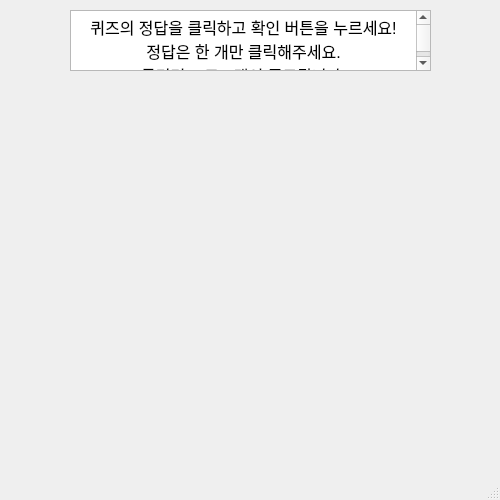
<?xml version="1.0" encoding="UTF-8"?>
<ui version="4.0">
 <class>MainWindow</class>
 <widget class="QMainWindow" name="MainWindow">
  <property name="windowModality">
   <enum>Qt::ApplicationModal</enum>
  </property>
  <property name="geometry">
   <rect>
    <x>0</x>
    <y>0</y>
    <width>500</width>
    <height>500</height>
   </rect>
  </property>
  <property name="windowTitle">
   <string>MainWindow</string>
  </property>
  <widget class="QWidget" name="centralwidget">
   <widget class="QTextBrowser" name="textBrowser">
    <property name="geometry">
     <rect>
      <x>70</x>
      <y>10</y>
      <width>361</width>
      <height>61</height>
     </rect>
    </property>
    <property name="html">
     <string>&lt;!DOCTYPE HTML PUBLIC &quot;-//W3C//DTD HTML 4.0//EN&quot; &quot;http://www.w3.org/TR/REC-html40/strict.dtd&quot;&gt;
&lt;html&gt;&lt;head&gt;&lt;meta name=&quot;qrichtext&quot; content=&quot;1&quot; /&gt;&lt;style type=&quot;text/css&quot;&gt;
p, li { white-space: pre-wrap; }
&lt;/style&gt;&lt;/head&gt;&lt;body style=&quot; font-family:'Gulim'; font-size:9pt; font-weight:400; font-style:normal;&quot;&gt;
&lt;p align=&quot;center&quot; style=&quot; margin-top:0px; margin-bottom:0px; margin-left:0px; margin-right:0px; -qt-block-indent:0; text-indent:0px;&quot;&gt;&lt;span style=&quot; font-size:12pt;&quot;&gt;퀴즈의 정답을 클릭하고 확인 버튼을 누르세요!&lt;/span&gt;&lt;/p&gt;
&lt;p align=&quot;center&quot; style=&quot; margin-top:0px; margin-bottom:0px; margin-left:0px; margin-right:0px; -qt-block-indent:0; text-indent:0px;&quot;&gt;&lt;span style=&quot; font-size:12pt;&quot;&gt;정답은 한 개만 클릭해주세요.&lt;/span&gt;&lt;/p&gt;
&lt;p align=&quot;center&quot; style=&quot; margin-top:0px; margin-bottom:0px; margin-left:0px; margin-right:0px; -qt-block-indent:0; text-indent:0px;&quot;&gt;&lt;span style=&quot; font-size:12pt;&quot;&gt;틀리면 프로그램이 종료됩니다.&lt;/span&gt;&lt;/p&gt;&lt;/body&gt;&lt;/html&gt;</string>
    </property>
   </widget>
  </widget>
  <widget class="QMenuBar" name="menubar">
   <property name="geometry">
    <rect>
     <x>0</x>
     <y>0</y>
     <width>500</width>
     <height>21</height>
    </rect>
   </property>
  </widget>
  <widget class="QStatusBar" name="statusbar"/>
 </widget>
 <resources/>
 <connections/>
</ui>
